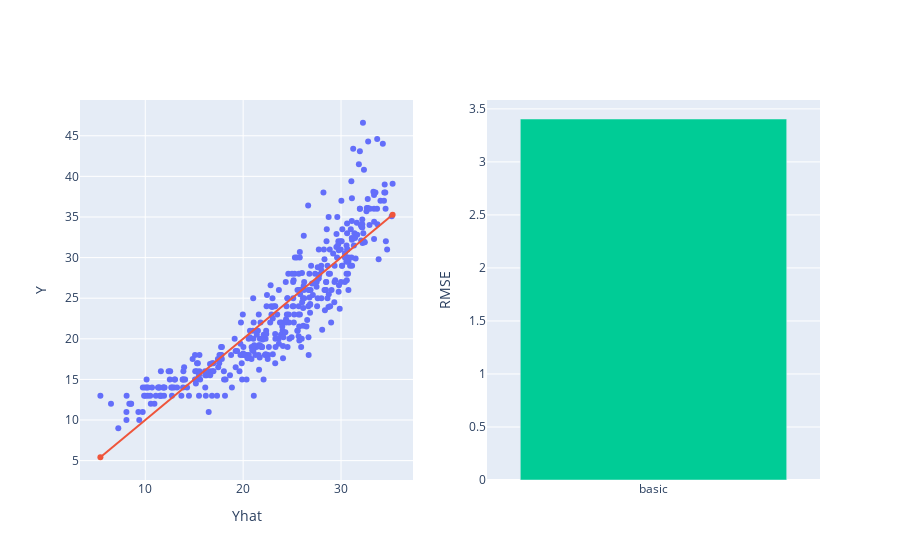

The notebook cell saved with this chart:
### Code cell
from sklearn.linear_model import LinearRegression

model = LinearRegression()
# the fit API call uses X as first parameter, and Y as the output parameter.
# this model.fit will find the optimal parameters for the model y = theta0 + theta1 * X1 + theta2 * X2, etc.
model.fit(basic_design_matrix(data), data['mpg'])
evaluate_model("basic", model, basic_design_matrix, models)  # this function is defined above and shows the RMSE below.

### Figure 1 — Plotly figure (JSON) as saved in the notebook; plotly's stock layout.template omitted (floating-point values rounded to 4 significant figures; data arrays with more than 128 entries replaced by an {"elided": "..."} marker saying what was removed)
{"data": [{"mode": "markers", "type": "scatter", "x": {"elided": "392 float values"}, "xaxis": "x", "y": {"elided": "392 float values"}, "yaxis": "y"}, {"name": "y=yhat", "type": "scatter", "x": [5.417, 35.27], "xaxis": "x", "y": [5.417, 35.27], "yaxis": "y"}, {"type": "bar", "x": ["basic"], "xaxis": "x2", "y": [3.404], "yaxis": "y2"}], "layout": {"showlegend": false, "xaxis": {"anchor": "y", "domain": [0, 0.45], "title": {"text": "Yhat"}}, "xaxis2": {"anchor": "y2", "domain": [0.55, 1]}, "yaxis": {"anchor": "x", "domain": [0, 1], "title": {"text": "Y"}}, "yaxis2": {"anchor": "x2", "domain": [0, 1], "title": {"text": "RMSE"}}}}
